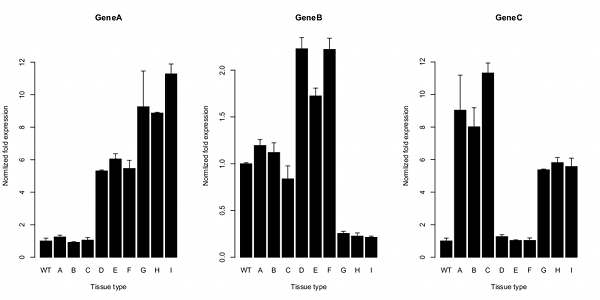

The R source for this figure:
#Error bar fuction
error.bar <- function(x, y, upper, lower=upper, length=0.1,...){
if(length(x) != length(y) | length(y) !=length(lower) | length(lower) != length(upper))
stop("vectors must be same length")
arrows(x,y+upper, x, y-lower, angle=90, code=3, length=length/3, ...)
}


### User Data
#Genes list
#Use the corresponding gene names listed here as the Ct file name
genes<-c("GeneA","GeneB","GeneC")
#Number of sample
num_sam <- 10;
#Number of repeat (biological or technical)
num_rep <- 2;
#Line of Control
lctrl <- 1;

num_gene <- length(genes);
###Figure layout
#Number of row
num_row <- 1;
#Number of column
num_col <- 3;
layout(mat=matrix(1:num_gene, num_row, num_col, byrow=TRUE))


#Main
for (myct in genes) {
	
#Read data
ct<- read.table(myct)
#Format data
row.names(ct)<-ct$V1
for	(j in 1:(2*num_rep)) {
	ct[j]<-ct[j+1]
}
ct<-ct[-(2*num_rep+1)]

expr=rep(NA, num_sam*num_rep)
dim(expr)<-c(num_sam,num_rep)

#ctr_ref
ref_calibrator<-mean(as.numeric(ct[lctrl,1:num_rep]))
calibrator<-mean(as.numeric(ct[lctrl,(num_rep+1):(2*num_rep)]-ref_calibrator))

for (i in 1:num_sam) {
	ref<-mean(as.numeric(ct[i,1:num_rep]))
	#dCt
	dct<-ct[i,(num_rep+1):(2*num_rep)]-ref
	#ddCt
	ddct<-dct-calibrator
	#fold
	expr[i,1:num_rep]<-2^-ddct
}
fold<-t(expr)

fold.means=rep(NA, num_sam)
fold.sd=rep(NA, num_sam)


for (i in 1:num_sam) {
	fold.means[i]<-mean(fold[,i])
	fold.sd[i]<-sd(fold[,i])
}

ymax=max(fold.means)+1.1*max(fold.sd)
barx <- barplot(fold.means,col=1,ylim=c(0,ymax),names.arg=row.names(ct), main=myct,xlab="Tissue type",ylab="Normlized fold expression")
error.bar(barx,fold.means, fold.sd)

}
